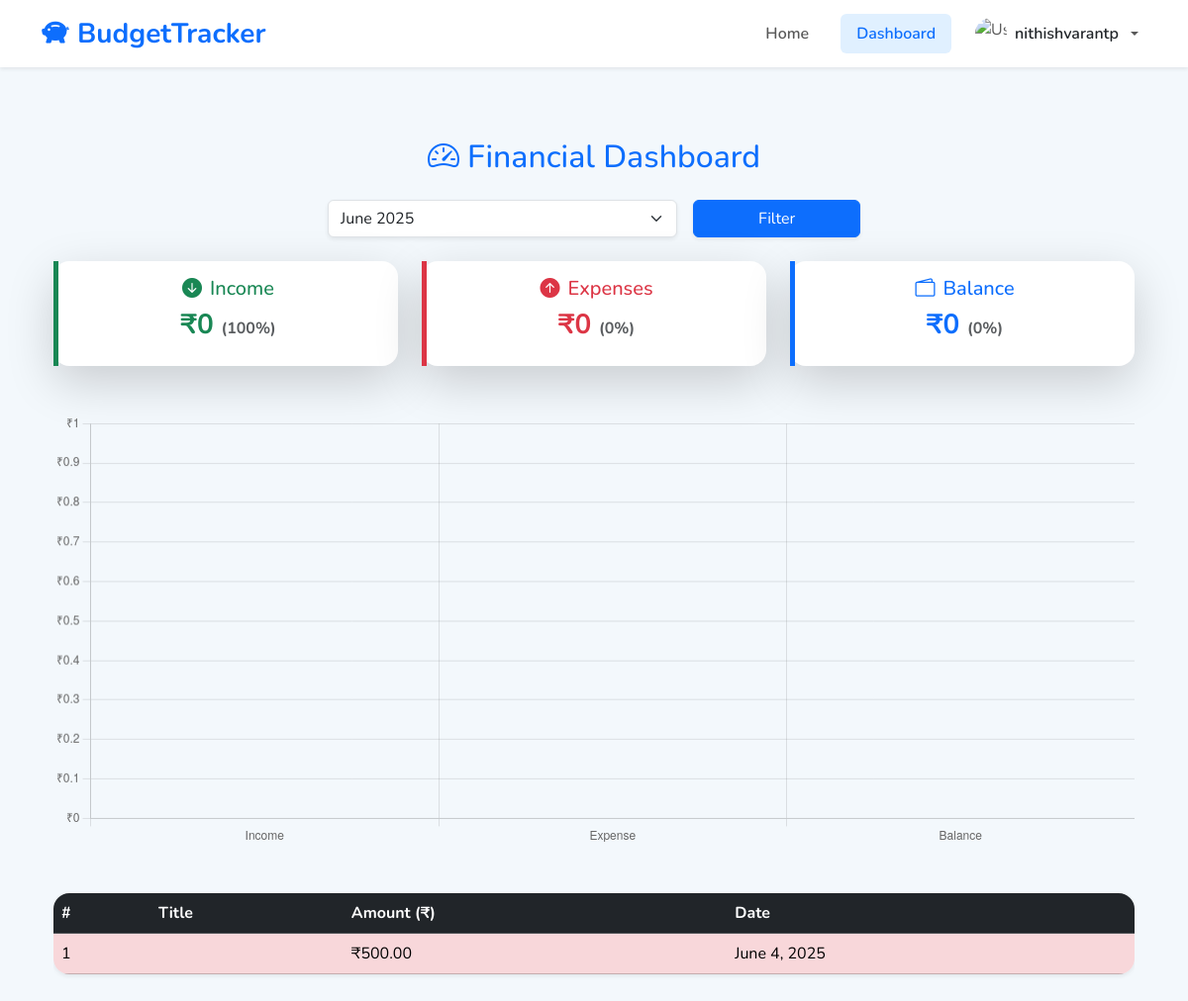
Page /dashboard/ (signed in) on the earlier database version.
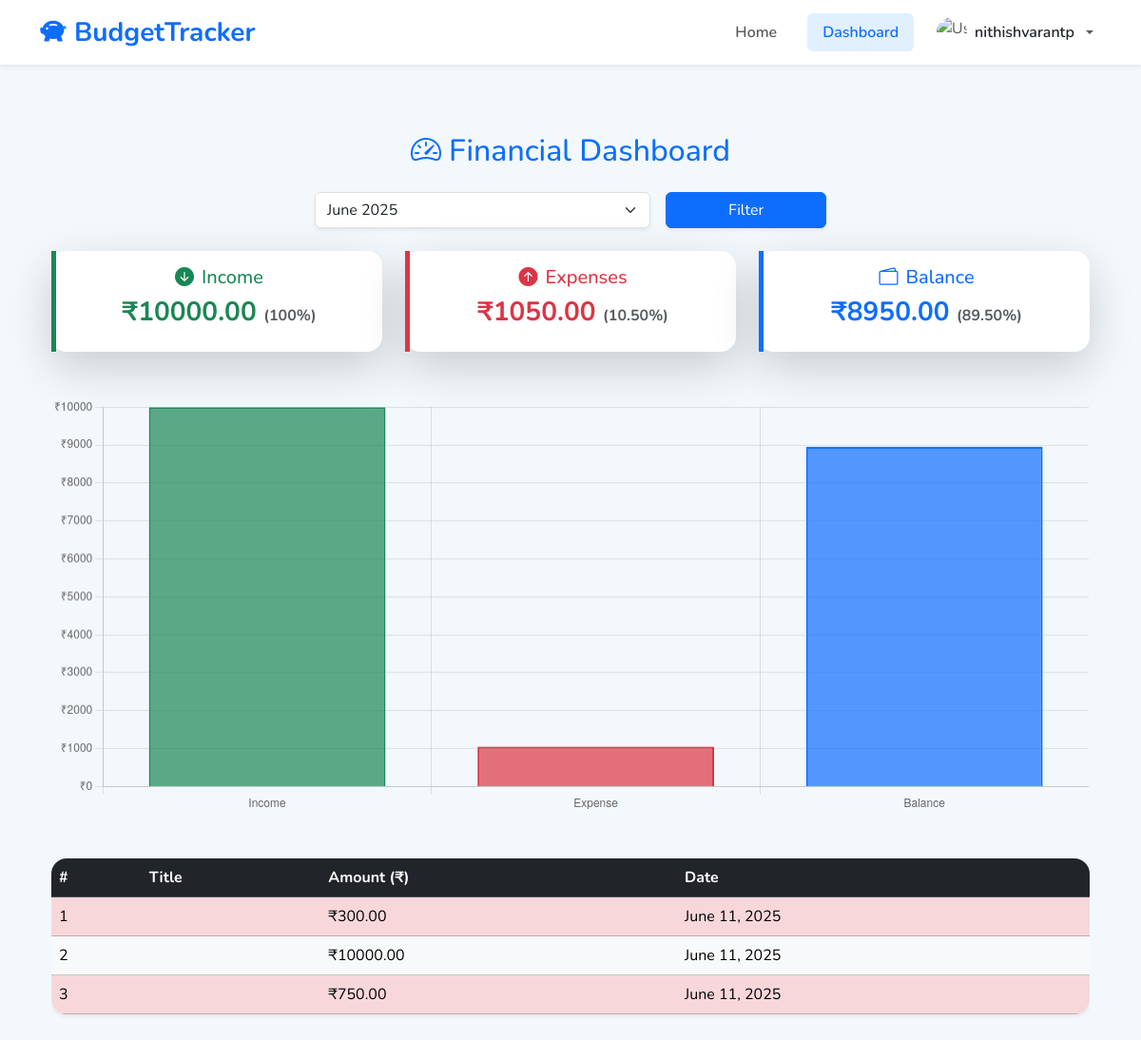
Same page on the later database version.
### tracker_app/models.py (models this page shows, shortened)
class Transaction(models.Model):
    TRANSACTION_TYPES = [
        ('income', 'Income'),
        ('expense', 'Expense'),
    ]
    user = models.ForeignKey(User, on_delete=models.CASCADE)
    amount = models.DecimalField(max_digits=10, decimal_places=2)
    category = models.CharField(max_length=100)
    transaction_type = models.CharField(max_length=10, choices=TRANSACTION_TYPES)
    description = models.TextField(blank=True)
    date = models.DateField()

### tracker_app/views.py (the view)
# urls.py: path('dashboard/', dashboard_view, name='dashboard'),
@login_required
def dashboard_view(request):
    month_label = request.GET.get("month", datetime.now().strftime("%B %Y"))
    try:
        selected_month_number = datetime.strptime(month_label, "%B %Y").month
        selected_year = datetime.strptime(month_label, "%B %Y").year
    except ValueError:
        selected_month_number = datetime.now().month
        selected_year = datetime.now().year
        month_label = datetime.now().strftime("%B %Y")
    all_transactions = Transaction.objects.filter(user=request.user)
    transactions = all_transactions.filter(
        date__month=selected_month_number,
        date__year=selected_year
    )
    months = sorted(set(t.date.strftime("%B %Y") for t in all_transactions), reverse=True)
    income_total = sum(t.amount for t in transactions if t.transaction_type == 'income')
    expense_total = sum(t.amount for t in transactions if t.transaction_type == 'expense')
    balance = income_total - expense_total
    if income_total > 0:
        expense_percent = round((expense_total / income_total) * 100, 2)
        balance_percent = round((balance / income_total) * 100, 2)
    else:
        expense_percent = 0
        balance_percent = 0
    return render(request, 'dashboard.html', {
        'transactions': transactions,
        'income_total': income_total,
        'expense_total': expense_total,
        'balance': balance,
        'months': months,
        'selected_month': month_label,
        'expense_percent': expense_percent,
        'balance_percent': balance_percent,
        'income_percent': 100
    })

### tracker_app/templates/dashboard.html (shortened to what the changed rows need)
{% extends 'base.html' %}
{% block content %}
<div class="container py-5">
  <h2 class="text-center mb-4 text-primary">
    <i class="bi bi-speedometer2 me-2"></i>Financial Dashboard
  </h2>
  <div class="row g-4 text-center mb-5">
    <div class="col-md-4">
      <div class="card border-0 shadow-lg rounded-4">
        <div class="card-body border-start border-5 border-success">
          <h5 class="card-title text-success mb-2">
            <i class="bi bi-arrow-down-circle-fill me-2"></i>Income
          </h5>
          <h3 class="fw-bold text-success">
            ₹{{ income_total }}
            <small class="text-muted fs-6">(100%)</small>
          </h3>
        </div>
      </div>
    </div>
    <div class="col-md-4">
      <div class="card border-0 shadow-lg rounded-4">
        <div class="card-body border-start border-5 border-danger">
          <h5 class="card-title text-danger mb-2">
            <i class="bi bi-arrow-up-circle-fill me-2"></i>Expenses
          </h5>
          <h3 class="fw-bold text-danger">
            ₹{{ expense_total }}
            <small class="text-muted fs-6">({{ expense_percent }}%)</small>
          </h3>
        </div>
      </div>
    </div>
    <div class="col-md-4">
      <div class="card border-0 shadow-lg rounded-4">
        <div class="card-body border-start border-5 border-primary">
          <h5 class="card-title text-primary mb-2">
            <i class="bi bi-wallet2 me-2"></i>Balance
          </h5>
          <h3 class="fw-bold text-primary">
            ₹{{ balance }}
            <small class="text-muted fs-6">({{ balance_percent }}%)</small>
          </h3>
        </div>
      </div>
    </div>
  </div>
  <div class="mb-5">
    <canvas id="financeChart" height="120"></canvas>
  </div>
  {% if transactions %}
  <div class="table-responsive">
    <table class="table table-hover shadow-sm align-middle rounded-4 overflow-hidden">
      <thead class="table-dark text-white">
        <tr>
          <th>#</th>
          <th>Title</th>
          <th>Amount (₹)</th>
          <th>Date</th>
        </tr>
      </thead>
      <tbody>
        {% for t in transactions %}
        <tr class="{% if t.transaction_type == 'income' %}table-light{% else %}table-danger text-white{% endif %}">
          <td>{{ forloop.counter }}</td>
          <td>{{ t.title }}</td>
          <td>₹{{ t.amount }}</td>
          <td>{{ t.date }}</td>
        </tr>
        {% endfor %}
      </tbody>
    </table>
  </div>
  {% else %}
  <p class="text-muted text-center">No transactions found for {{ selected_month }}.</p>
  {% endif %}
</div>
<script>
  const incomeTotal = {{ income_total|default:"0"|safe }};
  const expenseTotal = {{ expense_total|default:"0"|safe }};
  const balance = {{ balance|default:"0"|safe }};
  const ctx = document.getElementById('financeChart').getContext('2d');
  new Chart(ctx, {
    type: 'bar',
    data: {
      labels: ['Income', 'Expense', 'Balance'],
      datasets: [{
        label: '₹ Value',
        data: [incomeTotal, expenseTotal, balance],
        backgroundColor: [
          'rgba(25, 135, 84, 0.7)',
          'rgba(220, 53, 69, 0.7)',
          'rgba(13, 110, 253, 0.7)'
        ],
        borderColor: [
          'rgba(25, 135, 84, 1)',
          'rgba(220, 53, 69, 1)',
          'rgba(13, 110, 253, 1)'
        ],
        borderWidth: 2
      }]
    },
    options: {
      responsive: true,
      plugins: {
        legend: { display: false },
        tooltip: {
          callbacks: {
            label: ctx => '₹' + ctx.raw.toLocaleString()
          }
        }
      },
      scales: {
        y: {
          beginAtZero: true,
          ticks: {
            callback: value => '₹' + value
          }
        }
      }
    }
  });
</script>
{% endblock %}

Differences in the rows shown:
removed Transaction: amount "500.00", date "June 4, 2025"
added Transaction: amount "300.00", date "June 11, 2025"
added Transaction: amount "10000.00", date "June 11, 2025", transaction_type "income" (drawn)
added Transaction: amount "750.00", date "June 11, 2025"
Other differences:
{{ income_total }}: "0" → "10000.00"
{{ expense_total }}: "0" → "1050.00"
{{ expense_percent }}: "0" → "10.50"
{{ balance }}: "0" → "8950.00"
{{ balance_percent }}: "0" → "89.50"
chart data {{ income_total|default:"0"|safe }}: 0 → 10000.00
chart data {{ expense_total|default:"0"|safe }}: 0 → 1050.00
chart data {{ balance|default:"0"|safe }}: 0 → 8950.00
